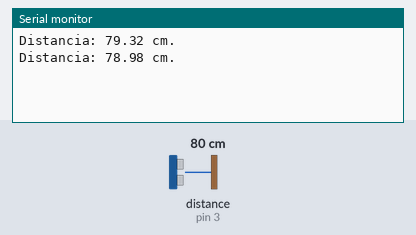
The sketch below on a simulated Arduino Uno, built with avr-gcc and run on an emulated ATmega328P. Parts: the last lines printed to the serial monitor. Wiring (inferred from the names in the program): ultrasonic range finder: trigger pin 2; echo pin 3. The inputs (shaded band) are chosen by the test bench; at power-on: distance to the obstacle (sensor on pin 3) 80 cm. The echo pulse lasts 58.3 µs per cm.

Above: at 2.8 s.
2.9 s: distance to the obstacle (sensor on pin 3) set to 299 cm
At 3.8 s:
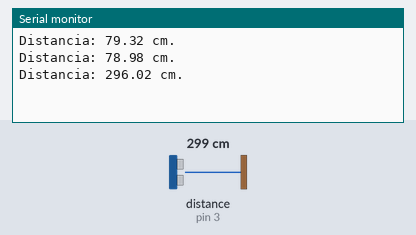
7.1 s: distance to the obstacle (sensor on pin 3) set to 2 cm
At 7.9 s:
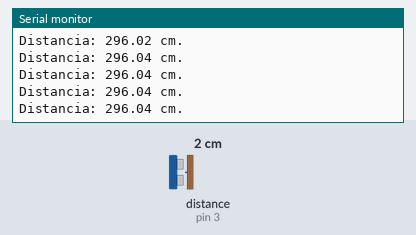
Timing chart, 0 to 10.1 s (numbered marks = the images above; inputs shaded):
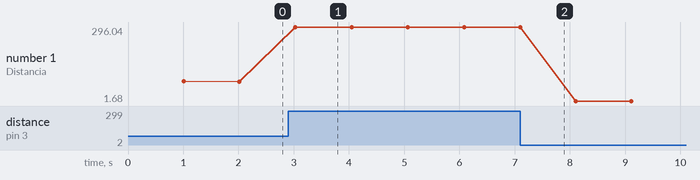

Measured:
- after the input at 2.9 s, the serial monitor: prints a new line after 0.13 s (image 1)
- plotted number 1: 78.98 → 296.04 after the input at 2.9 s, 296.04 → 1.68 after the input at 7.1 s

The sketch:

distance.ino
```cpp
int ECHO = 3;
int TRIG = 2;

unsigned long duration;
float distance;

void setup() {
  // put your setup code here, to run once:
  Serial.begin(9600);
  pinMode(TRIG,OUTPUT);
  pinMode(ECHO, INPUT);
}

void loop() {
  // put your main code here, to run repeatedly:
  delay(1000);
  detectarBasura();
}

void detectarBasura(){
  // Enviar un pulso al TRIG_PIN
  digitalWrite(TRIG, LOW);  // Asegurarse de que el TRIG_PIN esté en LOW
  delayMicroseconds(2);
  digitalWrite(TRIG, HIGH); // Enviar un pulso HIGH
  delayMicroseconds(10);        // Duración del pulso
  digitalWrite(TRIG, LOW);  // Apagar el TRIG_PIN

  // Leer la duración del pulso de vuelta desde el ECHO_PIN
  duration = pulseIn(ECHO, HIGH);  // Medir el tiempo del pulso
  distance = duration * 0.017;

  Serial.print("Distancia: ");
  Serial.print(distance);
  Serial.println(" cm.");
}
```
